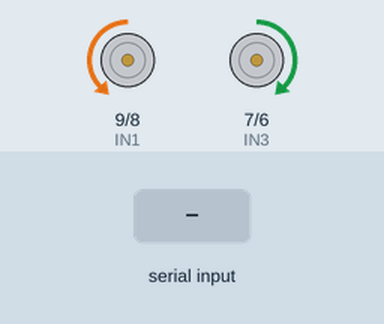
Simulated run of this sketch. Board: Arduino Uno, built with avr-gcc and run on an emulated ATmega328P. Shown: motor-driver pin pairs drawn as motors (green arrow = first pin HIGH = forward, orange = second pin HIGH = backward, longer = more drive, scaled by the enable pin). The inputs (shaded band) are chosen by the test bench.

Above: at 1.2 s.
1.3 s: "90,45\n" received over Serial
At 2.1 s:
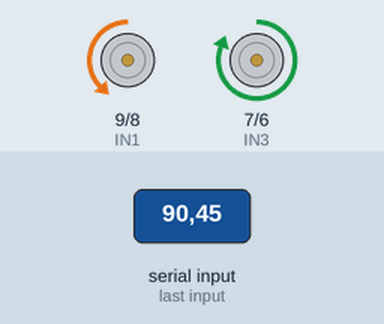
At 2.47 s:
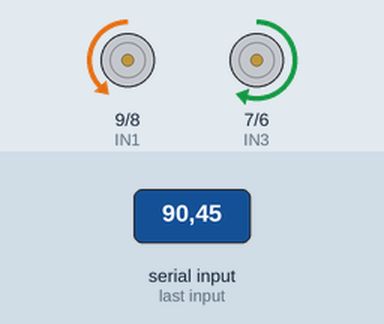
4.3 s: "30,150\n" received over Serial
At 5.0 s:
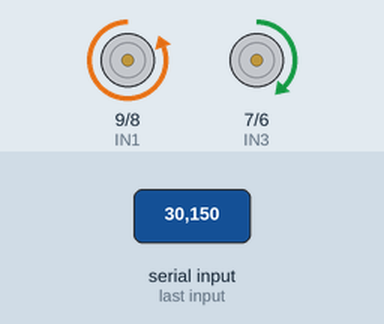
7.3 s: "5\n" received over Serial
Timing chart, 0 to 8.4 s (numbered marks = the images above; inputs shaded):
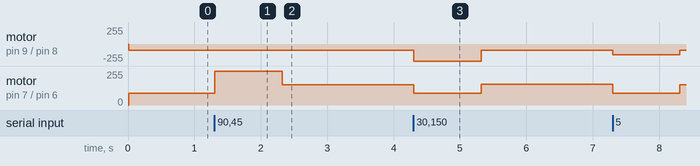

The sketch:

raspb.ino
```cpp
const int IN1 = 9;
const int IN2 = 8;
const int IN3 = 7;
const int IN4 = 6;
const int ENA = 11;
const int ENB = 10;

float dt, prev_time, prev_err, err, curr_time, sum;
float k_p = 0.39;
float k_i = 0.001;
float k_d = 27;
unsigned long timeold;

float setpoint = 160;
int cx = 160;
int cxold = 160;
int speed = 90;

void setup()
{
  Serial.begin(9600);
  pinMode(IN1, OUTPUT);
  pinMode(IN2, OUTPUT);
  pinMode(IN3, OUTPUT);
  pinMode(IN4, OUTPUT);
}

void loop()
{
  if (millis() - timeold >= 10)
  {
    if (Serial.available() > 0)
    {
      cx = Serial.parseInt();
      float pid = PID(cx);
      FORWARD(min(max(speed - pid, speed), 255), min(max(speed + pid, speed), 255));
      cxold = cx;
      timeold = millis();
    }
    else
    {
      float pid = PID(cxold);
      FORWARD(min(max(speed - pid, speed), 255), min(max(speed + pid, speed), 255));
    }
  }
}

float PID(float input)
{
  curr_time = millis();
  dt = millis() - prev_time;

  err = setpoint - input;
  sum += err * dt;
  if (abs(sum) > 10000)
    sum = 0;
  float u = k_p * err + k_i * sum + k_d * (err - prev_err) / dt;
  prev_err = err;
  prev_time = curr_time;
  return u;
}

void FORWARD(int Speed1, int Speed2)
{

  digitalWrite(IN1, LOW);
  digitalWrite(IN2, HIGH);
  digitalWrite(IN3, HIGH);
  digitalWrite(IN4, LOW);
  analogWrite(ENA, Speed1);
  analogWrite(ENB, Speed2);
}

void Stop()
{
  analogWrite(ENA, 0);
  analogWrite(ENB, 0);
}
```

Measured:
- after the input at 1.3 s, motor on pin 7 (IN3) / pin 6 (IN4): forward 90/255 → forward 255/255 at once, → forward 153/255 1.0 s later
